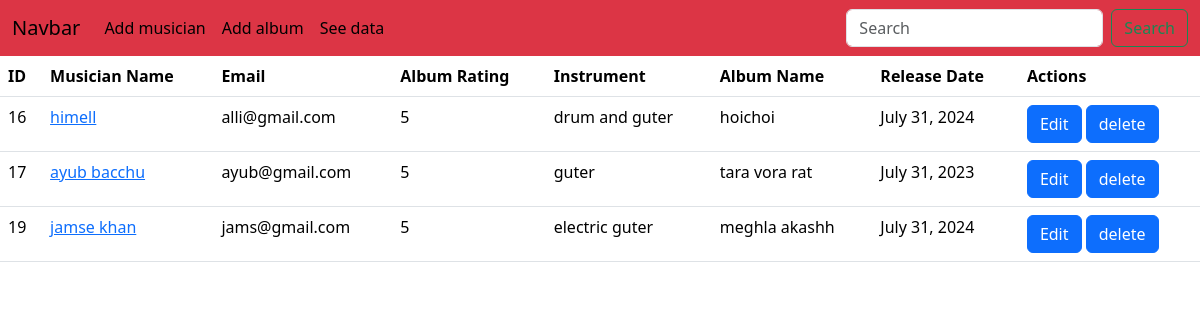
The page /home on the database its author committed.
### album/models.py (models this page shows, shortened)
class Album(models.Model):
    musician = models.ForeignKey(Musician, on_delete=models.CASCADE)
    album_name = models.CharField(max_length=50)
    release_date = models.DateField()
    rating = models.IntegerField(choices=[(i, i) for i in range(1, 6)])

### musician/models.py (models this page shows, shortened)
class Musician(models.Model):
    first_name = models.CharField(max_length=20)
    last_name = models.CharField(max_length=20)
    email = models.EmailField()
    phone_number = models.CharField(max_length=12)
    instrument_type = models.CharField(max_length=20)

### Musicians_Directory/views.py (the view)
# urls.py: path('home', views.see_data, name="seedata")
def see_data(request):
    song = Album.objects.all()
    return render(request, 'home.html', {'song':song})

### templates/home.html
{% extends "base.html" %}
{% load crispy_forms_tags %}
{% block content %}
<table class="table" >
    <thead>
        <tr>
            <th scope="col">ID</th>
            <th scope="col">Musician Name</th>
            <th scope="col">Email</th>
            <th scope="col">Album Rating</th>
            <th scope="col">Instrument</th>
            <th scope="col">Album Name</th>
            <th scope="col">Release Date</th>
            <th scope="col">Actions</th>
        </tr>
    </thead>
    <tbody>
    {% for i in song %}
      <tr>
            <td> {{i.id}} </td>
            <td> <a href = "{% url 'editt_musician' i.musician.id %}" > {{i.musician.first_name}} </a> </td>
            <td> {{i.musician.email}} </td>
            <td> {{i.rating}} </td>
            <td> {{i.musician.instrument_type}} </td>
            <td> {{i.album_name}} </td>
            <td> {{i.release_date}} </td>
            <td>
              <a href = "{% url 'edit_album' i.id %}" class="btn btn-primary"> Edit </a>
              <a href = "{% url 'delete_album' i.id %}" class="btn btn-primary"> delete </a>
            </td>
       </tr>
    {% endfor %}
    </tbody>
  </table>
{% endblock %}

### templates/base.html (shortened to what this page needs)
<!DOCTYPE html>
<html lang="en">
<head>
    <link href="https://cdn.jsdelivr.net/npm/bootstrap@5.3.3/dist/css/bootstrap.min.css" rel="stylesheet" integrity="s
    ha384-QWTKZyjpPEjISv5WaRU9OFeRpok6YctnYmDr5pNlyT2bRjXh0JMhjY6hW+ALEwIH">
</head>
<body>
    <nav class="navbar navbar-expand-lg bg-danger">
            <div class="container-fluid">
            <a class="navbar-brand" href="#">Navbar</a>
            <div class="collapse navbar-collapse" id="navbarSupportedContent">
                <ul class="navbar-nav me-auto mb-2 mb-lg-0">
                <li class="nav-item">
                    <a class="nav-link active" aria-current="page" href="{% url "musician" %}"> Add musician </a>
                </li>
                <li class="nav-item">
                    <a class="nav-link active" aria-current="page" href="{% url "albumm" %}"> Add album </a>
                </li>
                <li class="nav-item">
                    <a class="nav-link active" aria-current="page" href="{% url "seedata" %}"> See data </a>
                </li>
                </ul>
                <form class="d-flex" role="search">
                <input class="form-control me-2" type="search" placeholder="Search" aria-label="Search">
                <button class="btn btn-outline-success" type="submit">Search</button>
                </form>
            </div>
            </div>
      </nav>
    {% block content %}
    {% endblock %}
</body>
</html>

### rows shown on the page
Album: id "16", musician.first_name "himell", musician.email "alli@gmail.com", rating "5", musician.instrument_type "drum and guter", album_name "hoichoi", release_date "July 31, 2024"
Album: id "17", musician.first_name "ayub bacchu", musician.email "ayub@gmail.com", rating "5", musician.instrument_type "guter", album_name "tara vora rat", release_date "July 31, 2023"
Album: id "19", musician.first_name "jamse khan", musician.email "jams@gmail.com", rating "5", musician.instrument_type "electric guter", album_name "meghla akashh", release_date "July 31, 2024"
